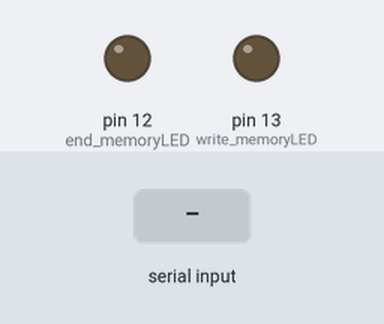
Simulated run of this sketch. Board: Arduino Uno, built with avr-gcc and run on an emulated ATmega328P. Parts: output pins drawn as LEDs (lit = HIGH). The inputs (shaded band) are chosen by the test bench. EEPROM starts erased; what the sketch prints to the serial monitor is not drawn.

Above: at 5.3 s.
5.4 s: byte 30 received over Serial
At 6.6 s:
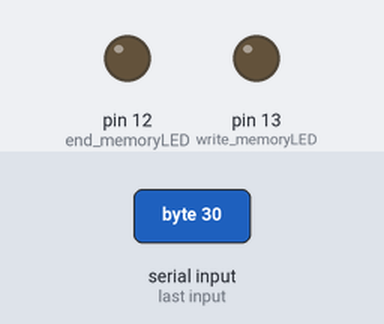
6.9 s: byte 90 received over Serial
At 7.9 s:
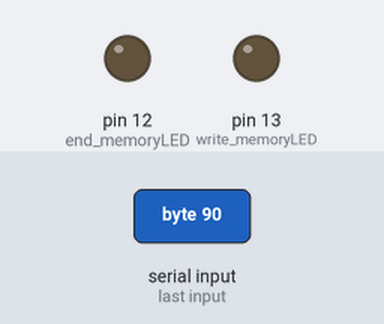
8.4 s: byte 120 received over Serial
At 9.0 s:
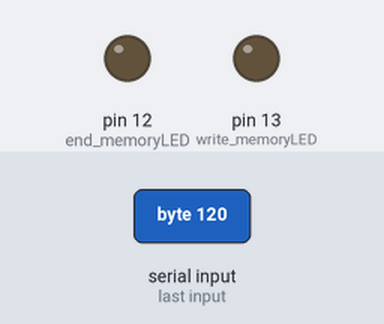
Timing chart, 0 to 11.4 s (numbered marks = the images above; inputs shaded):
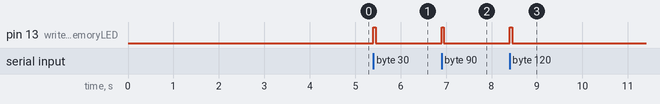

The sketch:

ReadWrite.c.ino
```cpp
#include<EEPROM.h>
int eeprom_Memory_address = 0;
int read_eepromDATA = 0;
char serialDATA_to_write;
int write_memoryLED = 13;
int end_memoryLED = 12;
int eeprom_size = 1024;

void setup() {
pinMode(write_memoryLED,OUTPUT);
pinMode(end_memoryLED, OUTPUT);
Serial.begin(9600);
Serial.println();
Serial.println("The previous text saved in the EEPROM was: ");
for(eeprom_Memory_address = 0; eeprom_Memory_address < eeprom_size; eeprom_Memory_address ++)
{
  read_eepromDATA = EEPROM.read(eeprom_Memory_address);
  Serial.write(read_eepromDATA);
}

Serial.println();
Serial.println();

for(eeprom_Memory_address = 0; eeprom_Memory_address < eeprom_size; eeprom_Memory_address ++)
{
 EEPROM.write(eeprom_Memory_address, " ");
}
Serial.println("EEPROM memory is Erased.");
Serial.println();
Serial.println("Write you new text :");
Serial.println();

for ( eeprom_Memory_address = 0; eeprom_Memory_address < eeprom_size;)
{
  if ( Serial.available())
  {
    serialDATA_to_write = Serial.read();
    Serial.write(serialDATA_to_write);
    EEPROM.write(eeprom_Memory_address, serialDATA_to_write);
    eeprom_Memory_address++;
    digitalWrite(write_memoryLED, HIGH);
    delay(50);
    digitalWrite(write_memoryLED, LOW);
  }
}


}

void loop() {


}
```

Measured:
- after the input at 5.4 s, pin 13 (write_memoryLED): LOW → HIGH at once, → LOW 0.05 s later
- after the input at 6.9 s, pin 13 (write_memoryLED): LOW → HIGH at once, → LOW 0.05 s later
- after the input at 8.4 s, pin 13 (write_memoryLED): LOW → HIGH at once, → LOW 0.05 s later
